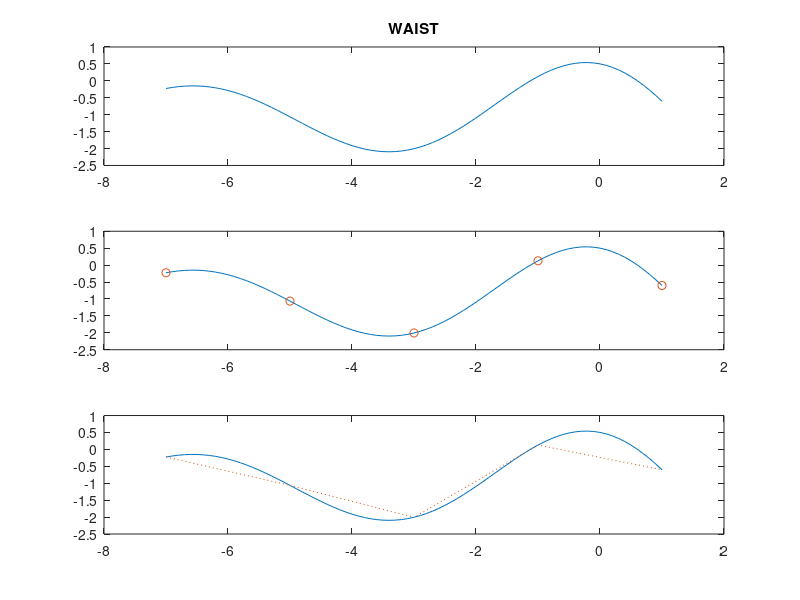
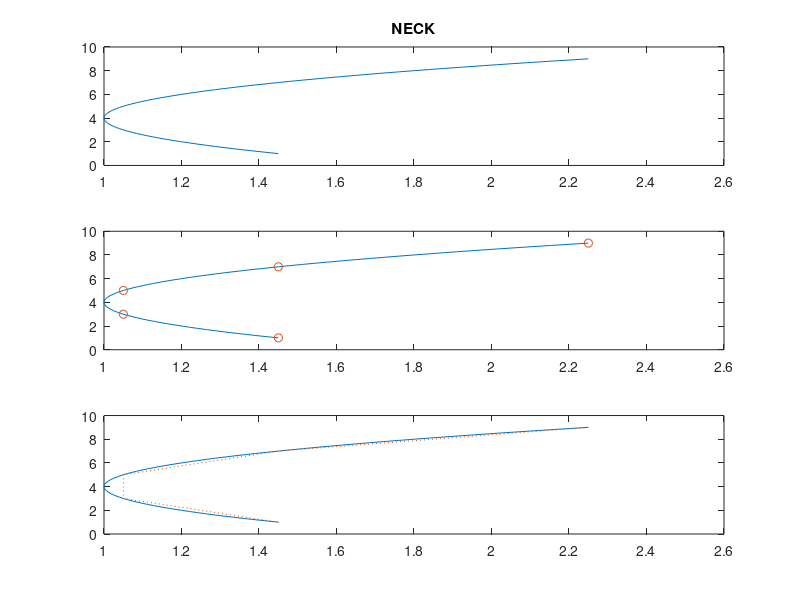
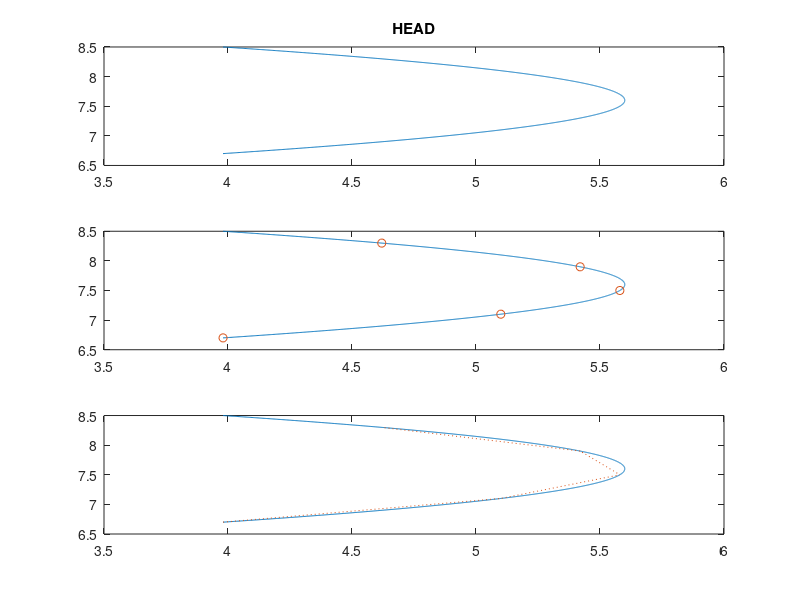
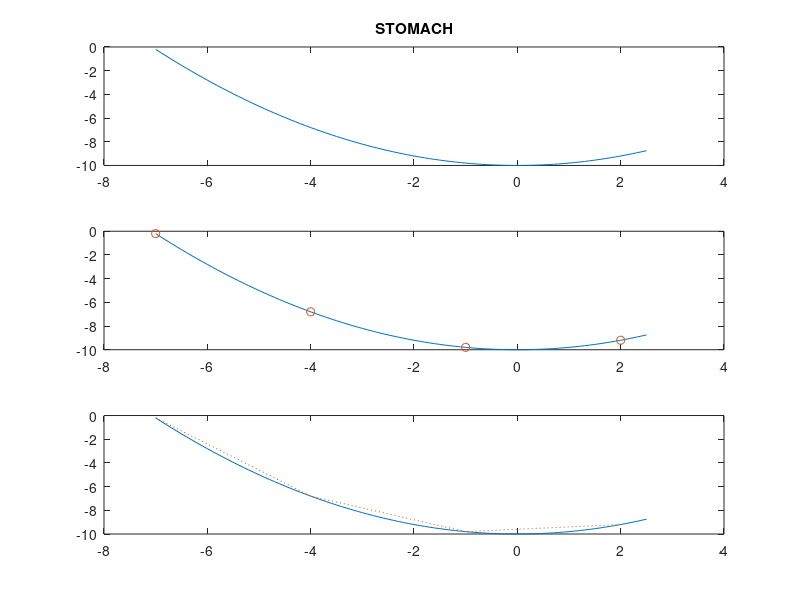

The MATLAB source for these figures, in order:
close all
clear all
clc
% %  WAIST 
w=-7:.1:1;
    ww=(12*sin(w-7.5)./(w-7.5))-1;
www=-7:2:1;
    wwww=spline(w,ww,www);
subplot(3,1,1);
plot(w,ww)
title('WAIST')
subplot(3,1,2);
plot(w,ww,www,wwww,'o')
subplot(3,1,3);
plot(w,ww,www,wwww,':')
figure

R = .4;
angle = -1.7:2*pi/50:1;
    n = 1+.5*4*R*cos(angle);  nn = 0.3+R*2*sin(angle);
    
R = .4;
angle = -1.7:1;    
    j = 1+.5*4*R*cos(angle);   jj= 0.3+R*2*sin(angle);
% nnn=-1.7:1;
%     nnnn=spline(angle,nn,nnn);
% plot(w,ww)
% figure
% % NECK
e=1:.1:9;
    ee=.05*((e-4).^2)+1;
eee=1:2:9;
    eeee=spline(e,ee,eee);
subplot(3,1,1);    
plot(ee,e)
title('NECK')
subplot(3,1,2);
plot(ee,e,eeee,eee,'o')
subplot(3,1,3);
plot(ee,e,eeee,eee,':')
figure
    
f=1.8:.1:6.3;
    ff=.2*((f-4).^2)+2.5;
fff=1.8:6.3;
    ffff=spline(f,ff,fff);
% subplot(3,1,1);    
% plot(ff,f)
% title('NECK')
% subplot(3,1,2);
% plot(ff,f,ffff,fff,'o')
% subplot(3,1,3);
% plot(ff,f,ffff,fff,':')
% figure
%     
% %  HEAD
t=2:.1:4;
    tt=-((t-3).^2)+9.5;
ttt=2:4;
    tttt=spline(t,tt,ttt);
% subplot(3,1,1);
% plot(t,tt)
% title('HEAD')
% subplot(3,1,2);
% plot(t,tt,ttt,tttt,'o')
% subplot(3,1,3);
% plot(t,tt,ttt,tttt,':')
% figure
    
k=6.2:.001:7;
    kk=-(4*(k-6.8).^2)+4.9;
kkk=6.2:.5:7;
    kkkk=spline(k,kk,kkk);
% subplot(3,1,1);
% plot(kk,k)
% title('HEAD')
% subplot(3,1,2);
% plot(kk,k,kkkk,kkk,'o')
% subplot(3,1,3);
% plot(kk,k,kkkk,kkk,':')
% figure
    
l=6.7:.001:8.5;
    ll=-(2*(l-7.6).^2)+5.6;
lll=6.7:.4:8.5;
    llll=spline(l,ll,lll);
subplot(3,1,1);
plot(ll,l)
title('HEAD')
subplot(3,1,2);
plot(ll,l,llll,lll,'o')
subplot(3,1,3);
plot(ll,l,llll,lll,':')
figure    
    
p=6.7:.1:8.7;
    pp=.05*((p-7).^2)+3.8;
ppp=6.7:8.7;
    pppp=spline(p,pp,ppp);
% subplot(3,1,1);
% plot(pp,p)
% title('HEAD')
% subplot(3,1,2);
% plot(pp,p,pppp,ppp,'o')
% subplot(3,1,3);
% plot(pp,p,pppp,ppp,':')
% figure    
%     
R = .1;                            
angle = 0:2*pi/50:2*pi;            
    g = 4.1+.5*R*cos(angle);  gg = 7.7+R*sin(angle);
ggg=0:2*pi;
%     gggg=spline(g,gg,ggg);
% %  Stomach

h=-7:.1:2.5;
    hh=.2*((h).^2)-10;
hhh=-7:3:2.5;
    hhhh=spline(h,hh,hhh);
subplot(3,1,1);
plot(h,hh)
title('STOMACH')
subplot(3,1,2);
plot(h,hh,hhh,hhhh,'o')
subplot(3,1,3);
plot(h,hh,hhh,hhhh,':')
figure 
    
%  plot(w,ww,h,hh)
%   figure

a=-9:.1:2;
    aa=-.05*((a+2.5).^2)+4.4;
aaa= -9:2:2;
    aaaa=spline(a,aa,aaa);
% subplot(3,1,1);
% plot(aa,a)
% title('')
% subplot(3,1,2);
% plot(aa,a,aaaa,aaa,'o')
% subplot(3,1,3);
% plot(aa,a,aaaa,aaa,':')
% figure
    
% %  circle eye 
R = .2;                            % Unit radius
angle = 0:2*pi/50:2*pi;            % vector of angles at which points are drawn
    x = 2.9+.5*R*cos(angle);  xx = 7.9+R*sin(angle);   % Coordinates of circle
% xxx=0:2*pi;
%     xxxx=spline(angle,x,xx);
R = .2;
angle = 0:2*pi;
    b = 2.9+.5*R*cos(angle);  bb = 7.9+R*sin(angle);
    
% subplot(3,1,1);
% plot(x,xx)
% title('EYE')
% subplot(3,1,2);
% plot(x,xx,b,bb,'o')
% subplot(3,1,3);
% plot(x,xx,b,bb,':')
% figure    
    
R = .3;                            
angle = 0:2*pi/50:2*pi;            
    y = 2.9+.5*R*cos(angle);  yy = 7.9+R*sin(angle);
% yyy = 0:2*pi;
%     yyyy=spline(y,yy,yyy);
R = .3;
angle = 0:2*pi;            
     c= 2.9+.5*R*cos(angle);  cc = 7.9+R*sin(angle);
     
% subplot(3,1,1);
% plot(y,yy)
% title('EYE')
% subplot(3,1,2);
% plot(y,yy,c,cc,'o')
% subplot(3,1,3);
% plot(y,yy,c,cc,':')
% figure     
    
R = .5;                            
angle = 0:2*pi/50:2*pi;            
     z = 3+.5*R*cos(angle);  zz = 8+R*sin(angle);
% zzz = 0:2*pi;
%     zzzz=spline(z,zz,zzz);
R = .5;                            
angle = 0:2*pi;            
     i = 3+.5*R*cos(angle);  ii = 8+R*sin(angle);
     
subplot(3,1,1);
plot(z,zz)
title('EYE')
subplot(3,1,2);
plot(z,zz,i,ii,'o')
subplot(3,1,3);
plot(z,zz,i,ii,':')
figure

% % %  LEG
% r=.2:.1:1.2;
%     rr=-4*r-9;
% rrr=.2:.1:1.2;
%     rrrr=spline(r,rr,rrr);
% b=0:.1:1;
%     bb=-4*b-9;
% bbb=0:.1:1;
%     bbbb=spline(b,bb,bbb);
% c=1.2:.1:2.2;
%     cc=-.6*c-13.6;
% ccc=0:.1:1;
%     cccc=spline(c,cc,ccc);
% u=1:.1:2;
%     uu=-2*u-13.4;
   
% uuu=0:.1:1;
%     uuuu=spline(u,uu,uuu);
% m=1:.01:1;
%     mm=5*(r)-15.4;
% aaa= -9:2;
% v=-1:.1:0;
%     vv=-(v+5).^2;
% ppp=6.7:8.7;
%     pppp=spline(p,pp,ppp);    
% rrr=6.7:8.7;
%     rrrr=spline(r,rr,rrr);

% % WING
v=-4.7:.1:1;
    vv=.1*((v).^2)-6.5;
vvv=-4.8:1;    
    vvvv=spline(v,vv,vvv);
% subplot(3,1,1);
% plot(v,vv)
% title('WING')
% subplot(3,1,2);
% plot(v,vv,vvv,vvvv,'o')
% subplot(3,1,3);
% plot(v,vv,vvv,vvvv,':')
% figure    
    
d=-4.7:.1:-.5;
    dd=-.1*((d).^2)-2;
ddd=-4.8:-.5;    
    dddd=spline(d,dd,ddd);
subplot(3,1,1);
plot(d,dd)
title('WING')
subplot(3,1,2);
plot(d,dd,ddd,dddd,'o')
subplot(3,1,3);
plot(d,dd,ddd,dddd,':')
figure
    
% %  PLOT
plot(w,ww,aa,a,ee,e,ff,f,h,hh,x,xx,y,yy,z,zz,t,tt,kk,k,ll,l,n,nn,pp,p,g,gg,v,vv,d,dd);
figure
subplot(2,1,1);
  plot(w,ww,aa,a,ee,e,ff,f,h,hh,x,xx,y,yy,z,zz,t,tt,kk,k,ll,l,n,nn,pp,p,g,gg,v,vv,d,dd);
  title('(1)')
subplot(2,1,2);
   plot (w,ww,www,wwww,'p',aa,a,aaaa,aaa,'p',ee,e,eeee,eee,'p',ff,f,ffff,fff,'p',j,jj,'p',h,hh,hhh,hhhh,'p',i,ii,'p',t,tt,ttt,tttt,'p',kk,k,kkkk,kkk,'p',b,bb,'p',ll,l,llll,lll,'p',pp,p,pppp,ppp,'p',v,vv,vvv,vvvv,'p',d,dd,ddd,dddd,'p');
   title('(2)')
   figure
subplot(2,1,1);
    plot (www,wwww,'p',aaaa,aaa,'p',eeee,eee,'p',ffff,fff,'p',j,jj,'p',hhh,hhhh,'p',ttt,tttt,'p',b,bb,'p',kkkk,kkk,'p',i,ii,'p',llll,lll,'p',pppp,ppp,'p',vvv,vvvv,'p',ddd,dddd,'p');
    title('(3)')
subplot(2,1,2);
    plot (www,wwww,aaaa,aaa,eeee,eee,ffff,fff,hhh,hhhh,ttt,tttt,b,bb,j,jj,c,cc,i,ii,kkkk,kkk,llll,lll,pppp,ppp,vvv,vvvv,ddd,dddd);
    title('(4)')